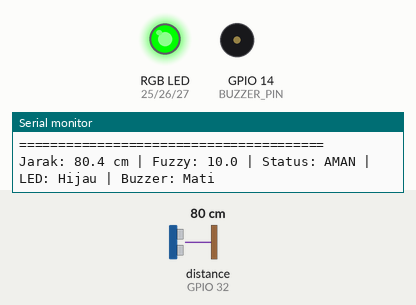
This program was run on a simulated ESP32. Parts: an RGB LED mixed from three pins (HIGH = lit), buzzer (waves = sounding), the last lines printed to the serial monitor. Wiring (from diagram.json): ultrasonic range finder: trigger GPIO 33; echo GPIO 32. The inputs (shaded band) are chosen by the test bench; at power-on: distance to the obstacle (sensor on GPIO 32) 80 cm. The echo pulse lasts 58.3 µs per cm; pins used as bus, display or sensor lines are not drawn.

Above: at 1.2 s.
1.3 s: distance to the obstacle (sensor on GPIO 32) set to 27 cm
2.8 s: distance to the obstacle (sensor on GPIO 32) set to 22 cm
At 3.2 s:
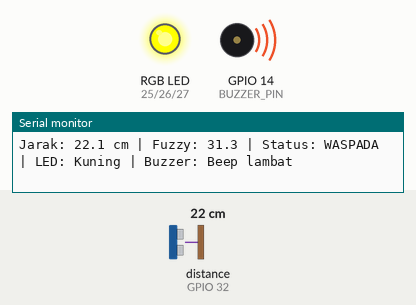
5.8 s: distance to the obstacle (sensor on GPIO 32) set to 13 cm
7.9 s: distance to the obstacle (sensor on GPIO 32) set to 10 cm
At 8.38 s:
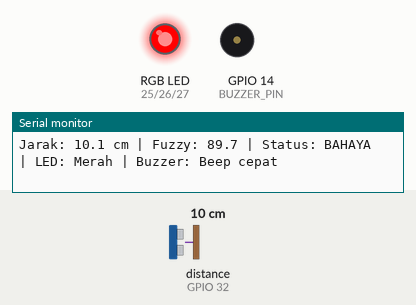
10.9 s: distance to the obstacle (sensor on GPIO 32) set to 18 cm
At 11.3 s:
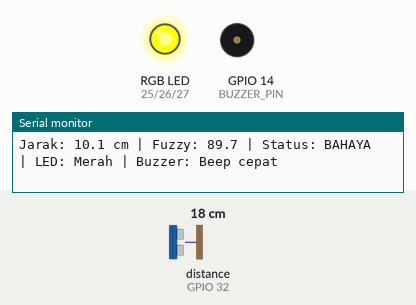
13.9 s: distance to the obstacle (sensor on GPIO 32) set to 2 cm
At 14.04 s:
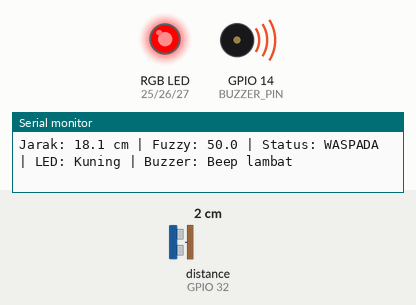
Timing chart, 0 to 17.9 s (numbered marks = the images above; inputs shaded):
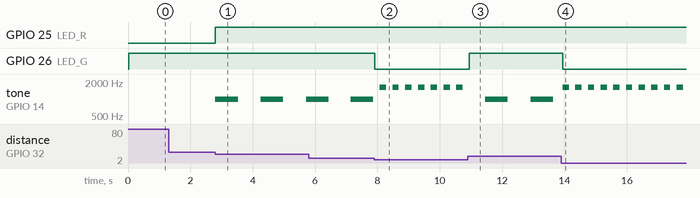

The program:

main.cpp
```cpp
#include <Arduino.h>
#include "Fuzzy.h"

// =====================================================
// SISTEM PENDETEKSI BANJIR BERBASIS ESP32
// Komponen:
// - ESP32
// - HC-SR04
// - 1 RGB LED Module Common Cathode
// - Buzzer Active Module
// =====================================================

// Pin final satu sisi ESP32
const int TRIG_PIN = 33;
const int ECHO_PIN = 32;

const int LED_R = 25;
const int LED_G = 26;
const int LED_B = 27;

const int BUZZER_PIN = 14;

// Ambang jarak untuk demo alat fisik
// Sensor berada di atas permukaan air.
// Semakin kecil jarak, berarti air semakin tinggi.
const float BATAS_AMAN = 25.0;
const float BATAS_WASPADA = 12.0;

// Interval buzzer
const unsigned long INTERVAL_WASPADA = 700;
const unsigned long INTERVAL_BAHAYA = 200;
const unsigned long INTERVAL_ERROR = 500;

// Variabel buzzer
unsigned long waktuBuzzerSebelumnya = 0;
bool buzzerNyala = false;

// Variabel Serial Monitor
unsigned long waktuSerialSebelumnya = 0;

enum StatusBanjir {
  AMAN,
  WASPADA,
  BAHAYA,
  ERROR_SENSOR
};

// =====================================================
// FUNCTION PROTOTYPES
// Wajib di PlatformIO agar fungsi dikenali sebelum dipakai
// =====================================================
float bacaJarakCM();
StatusBanjir tentukanStatus(float jarak);
void setRGB(bool merah, bool hijau, bool biru);
void matikanRGB();
void tampilkanStatusLED(StatusBanjir status);
void kontrolBuzzer(StatusBanjir status);
void bunyiBuzzerBerkedip(unsigned long interval, int frekuensi);
void tampilkanSerial(float jarak, float nilaiBahaya, StatusBanjir status);
String teksStatus(StatusBanjir status);
String teksLED(StatusBanjir status);
String teksBuzzer(StatusBanjir status);

// =====================================================
// SETUP
// =====================================================
void setup() {
  Serial.begin(115200);

  pinMode(TRIG_PIN, OUTPUT);
  pinMode(ECHO_PIN, INPUT);

  pinMode(LED_R, OUTPUT);
  pinMode(LED_G, OUTPUT);
  pinMode(LED_B, OUTPUT);

  pinMode(BUZZER_PIN, OUTPUT);

  matikanRGB();
  noTone(BUZZER_PIN);

  Serial.println();
  Serial.println("=======================================");
  Serial.println("SISTEM PENDETEKSI BANJIR BERBASIS ESP32");
  Serial.println("Sensor : HC-SR04");
  Serial.println("Output : 1 RGB LED + Buzzer Active");
  Serial.println("Pin    : TRIG 33, ECHO 32, R 25, G 26, B 27, BUZZER 14");
  Serial.println("=======================================");
}

// =====================================================
// LOOP
// =====================================================
void loop() {
  float jarak = bacaJarakCM();
  float nilaiBahaya = Fuzzy::tingkatBahaya(jarak);
  StatusBanjir status = tentukanStatus(jarak);

  tampilkanStatusLED(status);
  kontrolBuzzer(status);
  tampilkanSerial(jarak, nilaiBahaya, status);

  delay(50);
}

// =====================================================
// BACA JARAK HC-SR04
// =====================================================
float bacaJarakCM() {
  digitalWrite(TRIG_PIN, LOW);
  delayMicroseconds(2);

  digitalWrite(TRIG_PIN, HIGH);
  delayMicroseconds(10);
  digitalWrite(TRIG_PIN, LOW);

  long durasi = pulseIn(ECHO_PIN, HIGH, 30000);

  if (durasi == 0) {
    return -1.0;
  }

  float jarak = durasi / 58.0;
  return jarak;
}

// =====================================================
// TENTUKAN STATUS
// =====================================================
StatusBanjir tentukanStatus(float jarak) {
  if (jarak <= 0 || jarak > 400) {
    return ERROR_SENSOR;
  }

  if (jarak > BATAS_AMAN) {
    return AMAN;
  }

  if (jarak > BATAS_WASPADA) {
    return WASPADA;
  }

  return BAHAYA;
}

// =====================================================
// KONTROL RGB LED
// Modul RGB pada foto bertuliskan B G R -
// Sambungan fisik:
// B -> GPIO27
// G -> GPIO26
// R -> GPIO25
// - -> GND
//
// Common cathode:
// HIGH = nyala
// LOW  = mati
// =====================================================
void setRGB(bool merah, bool hijau, bool biru) {
  digitalWrite(LED_R, merah ? HIGH : LOW);
  digitalWrite(LED_G, hijau ? HIGH : LOW);
  digitalWrite(LED_B, biru ? HIGH : LOW);
}

void matikanRGB() {
  setRGB(false, false, false);
}

void tampilkanStatusLED(StatusBanjir status) {
  switch (status) {
    case AMAN:
      // Hijau
      setRGB(false, true, false);
      break;

    case WASPADA:
      // Kuning = merah + hijau
      setRGB(true, true, false);
      break;

    case BAHAYA:
      // Merah
      setRGB(true, false, false);
      break;

    case ERROR_SENSOR:
      // Biru
      setRGB(false, false, true);
      break;
  }
}

// =====================================================
// KONTROL BUZZER
// AMAN    : mati
// WASPADA : beep lambat
// BAHAYA  : beep cepat
// ERROR   : beep sedang
// =====================================================
void kontrolBuzzer(StatusBanjir status) {
  switch (status) {
    case AMAN:
      noTone(BUZZER_PIN);
      buzzerNyala = false;
      break;

    case WASPADA:
      bunyiBuzzerBerkedip(INTERVAL_WASPADA, 1000);
      break;

    case BAHAYA:
      bunyiBuzzerBerkedip(INTERVAL_BAHAYA, 1600);
      break;

    case ERROR_SENSOR:
      bunyiBuzzerBerkedip(INTERVAL_ERROR, 700);
      break;
  }
}

void bunyiBuzzerBerkedip(unsigned long interval, int frekuensi) {
  unsigned long waktuSekarang = millis();

  if (waktuSekarang - waktuBuzzerSebelumnya >= interval) {
    waktuBuzzerSebelumnya = waktuSekarang;
    buzzerNyala = !buzzerNyala;

    if (buzzerNyala) {
      tone(BUZZER_PIN, frekuensi);
    } else {
      noTone(BUZZER_PIN);
    }
  }
}

// =====================================================
// SERIAL MONITOR
// =====================================================
void tampilkanSerial(float jarak, float nilaiBahaya, StatusBanjir status) {
  unsigned long waktuSekarang = millis();

  if (waktuSekarang - waktuSerialSebelumnya >= 1000) {
    waktuSerialSebelumnya = waktuSekarang;

    Serial.print("Jarak: ");

    if (jarak <= 0) {
      Serial.print("Tidak terbaca");
    } else {
      Serial.print(jarak, 1);
      Serial.print(" cm");
    }

    Serial.print(" | Fuzzy: ");
    Serial.print(nilaiBahaya, 1);

    Serial.print(" | Status: ");
    Serial.print(teksStatus(status));

    Serial.print(" | LED: ");
    Serial.print(teksLED(status));

    Serial.print(" | Buzzer: ");
    Serial.println(teksBuzzer(status));
  }
}

String teksStatus(StatusBanjir status) {
  switch (status) {
    case AMAN:
      return "AMAN";
    case WASPADA:
      return "WASPADA";
    case BAHAYA:
      return "BAHAYA";
    case ERROR_SENSOR:
      return "ERROR SENSOR";
    default:
      return "TIDAK DIKETAHUI";
  }
}

String teksLED(StatusBanjir status) {
  switch (status) {
    case AMAN:
      return "Hijau";
    case WASPADA:
      return "Kuning";
    case BAHAYA:
      return "Merah";
    case ERROR_SENSOR:
      return "Biru";
    default:
      return "-";
  }
}

String teksBuzzer(StatusBanjir status) {
  switch (status) {
    case AMAN:
      return "Mati";
    case WASPADA:
      return "Beep lambat";
    case BAHAYA:
      return "Beep cepat";
    case ERROR_SENSOR:
      return "Beep sedang";
    default:
      return "-";
  }
}
```

Fuzzy.h
```cpp
#ifndef FUZZY_H
#define FUZZY_H

class Fuzzy {
public:
  static float triMF(float x, float a, float b, float c);
  static float trapMF(float x, float a, float b, float c, float d);

  static float jarakAman(float jarak);
  static float jarakWaspada(float jarak);
  static float jarakBahaya(float jarak);

  static float tingkatBahaya(float jarak);
};

#endif
```

Fuzzy.cpp
```cpp
#include "Fuzzy.h"

// Fungsi keanggotaan segitiga
float Fuzzy::triMF(float x, float a, float b, float c) {
  if (x <= a || x >= c) return 0.0;
  if (x == b) return 1.0;
  if (x < b) return (x - a) / (b - a);
  return (c - x) / (c - b);
}

// Fungsi keanggotaan trapesium
float Fuzzy::trapMF(float x, float a, float b, float c, float d) {
  if (x <= a || x >= d) return 0.0;
  if (x >= b && x <= c) return 1.0;
  if (x < b) return (x - a) / (b - a);
  return (d - x) / (d - c);
}

// Catatan:
// Sensor dipasang di atas air.
// Jarak besar = air rendah = aman.
// Jarak kecil = air tinggi = bahaya.
//
// Ambang disesuaikan untuk demo jarak pendek:
// > 25 cm       = aman
// 12 - 25 cm    = waspada
// <= 12 cm      = bahaya

float Fuzzy::jarakAman(float jarak) {
  // Mulai aman setelah 20 cm, penuh aman mulai 25 cm.
  // Batas atas dibuat 400 cm untuk jangkauan HC-SR04.
  return trapMF(jarak, 20, 25, 400, 401);
}

float Fuzzy::jarakWaspada(float jarak) {
  // Puncak waspada sekitar 18 cm.
  return triMF(jarak, 10, 18, 26);
}

float Fuzzy::jarakBahaya(float jarak) {
  // Penuh bahaya pada 0-10 cm, turun sampai 15 cm.
  return trapMF(jarak, 0, 0.1, 10, 15);
}

float Fuzzy::tingkatBahaya(float jarak) {
  if (jarak <= 0 || jarak > 400) {
    return 0.0;
  }

  float aman = jarakAman(jarak);
  float waspada = jarakWaspada(jarak);
  float bahaya = jarakBahaya(jarak);

  float total = aman + waspada + bahaya;
  if (total == 0) return 0.0;

  // Nilai 10 = aman, 50 = waspada, 90 = bahaya
  return (aman * 10 + waspada * 50 + bahaya * 90) / total;
}
```

Measured:
- the behaviour switches between 25 and 24 cm on distance to the obstacle (sensor on GPIO 32) (found by bisection; images 0 and 1)
- the behaviour switches between 12 and 11 cm on distance to the obstacle (sensor on GPIO 32) (found by bisection; images 1 and 2)
- after the input at 2.8 s, GPIO 25 (LED_R): LOW → HIGH at once; tone on GPIO 14 (BUZZER_PIN): alternates 1000 Hz for 0.73 s and silent for 0.73 s, starting at once
- after the input at 7.9 s, GPIO 26 (LED_G): HIGH → LOW at once; tone on GPIO 14 (BUZZER_PIN): alternates 1600 Hz for 0.20 s and silent for 0.20 s, starting after 0.18 s
- after the input at 10.9 s, GPIO 26 (LED_G): LOW → HIGH after 0.05 s; tone on GPIO 14 (BUZZER_PIN): alternates 1000 Hz for 0.72 s and silent for 0.72 s, starting after 0.57 s
- after the input at 13.9 s, GPIO 26 (LED_G): HIGH → LOW after 0.05 s; tone on GPIO 14 (BUZZER_PIN): alternates 1600 Hz for 0.20 s and silent for 0.20 s, starting after 0.05 s
